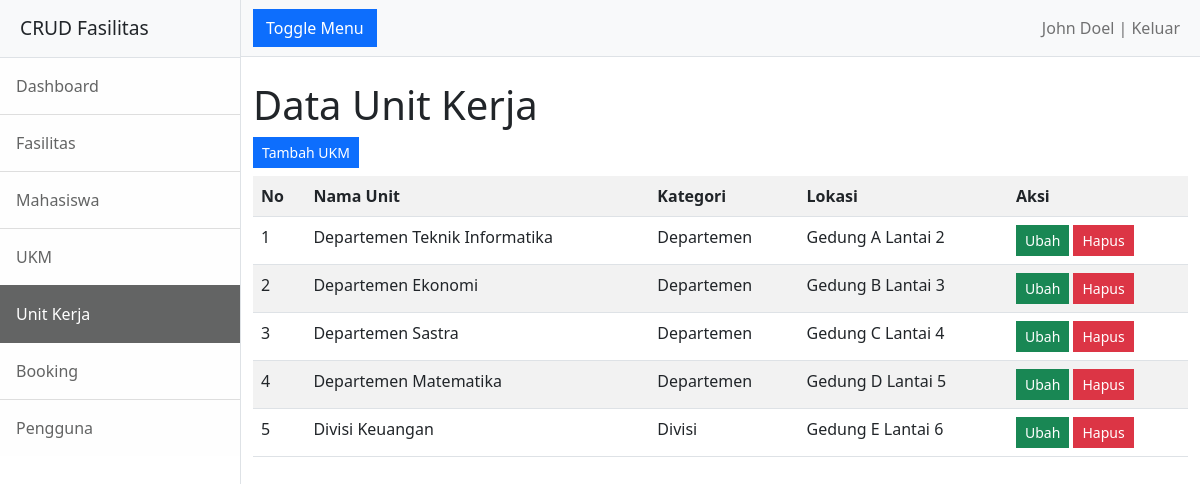
/unit-kerja/index.php (signed in), run on the app's committed database.
### tables this page shows
CREATE TABLE `unit_kerja` (
  `id_unit` int(11) NOT NULL,
  `nama_unit` varchar(255) NOT NULL,
  `kategori` varchar(255) NOT NULL,
  `lokasi` varchar(255) NOT NULL
);

### unit-kerja/functions.php (called while the page is built, shortened)
<?php
include "../conn.php";
function tampilUnit() {
    global $conn;
    $sql = "SELECT * FROM unit_kerja";
    $result = mysqli_query($conn, $sql);
    return $result;
}

### unit-kerja/index.php (the view, shortened to what this page needs)
<?php
include '../login_function.php';
?>
<!DOCTYPE html>
<html lang="en">
<head>
    <link href="../assets/css/styles.css" rel="stylesheet" />
</head>
<body>
    <div class="d-flex" id="wrapper">
        <div class="border-end bg-white" id="sidebar-wrapper">
            <div class="sidebar-heading border-bottom bg-light">CRUD Fasilitas</div>
            <div class="list-group list-group-flush">
                <a class="list-group-item list-group-item-action list-group-item-light p-3" href="../">Dashboard</a>
                <a class="list-group-item list-group-item-action list-group-item-light p-3" href="../fasilitas">Fasilitas</a>
                <a class="list-group-item list-group-item-action list-group-item-light p-3" href="../mahasiswa">Mahasiswa</a>
                <a class="list-group-item list-group-item-action list-group-item-light p-3" href="../ukm">UKM</a>
                <a class="list-group-item list-group-item-action list-group-item-light p-3 active" href="#">Unit Kerja</a>
                <a class="list-group-item list-group-item-action list-group-item-light p-3" href="../booking">Booking</a>
                <?php if($_SESSION['role'] == 'admin'){?>
                <a class="list-group-item list-group-item-action list-group-item-light p-3" href="../pengguna">Pengguna</a>
                <?php } ?>
            </div>
        </div>
        <div id="page-content-wrapper">
            <nav class="navbar navbar-expand-lg navbar-light bg-light border-bottom">
                <div class="container-fluid">
                    <button class="btn btn-primary rounded-0" id="sidebarToggle">Toggle Menu</button>
                    <div class="collapse navbar-collapse" id="navbarSupportedContent">
                        <ul class="navbar-nav ms-auto mt-2 mt-lg-0">
                            <li class="nav-item"><a class="nav-link" href="../logout.php"><?= $_SESSION['name'];?> | Keluar</a></li>
                        </ul>
                    </div>
                </div>
            </nav>
            <div class="container-fluid">
                <h1 class="mt-4">Data Unit Kerja</h1>
                <a href="tambah.php" class="btn btn-sm btn-primary mb-2 rounded-0">Tambah UKM</a>
                <table class="table table-striped table-hover">
                    <tr>
                        <th>No</th>
                        <th>Nama Unit</th>
                        <th>Kategori</th>
                        <th>Lokasi</th>
                        <th>Aksi</th>
                    </tr>
                    <?php
                        include 'functions.php';
                        $result = tampilUnit();
                        $i = 1;
                        while ($row = mysqli_fetch_assoc($result)) {
                    ?>
                    <tr>
                        <td><?= $i++; ?></td>
                        <td><?= $row['nama_unit']; ?></td>
                        <td><?= $row['kategori']; ?></td>
                        <td><?= $row['lokasi']; ?></td>
                        <td>
                            <a href="ubah.php?id_unit=<?= $row['id_unit']; ?>" class="btn btn-sm btn-success rounded-0">Ubah</a>
                            <a href="#" onclick="hapusUnit('<?= $row['id_unit']; ?>')" class="btn btn-sm btn-danger rounded-0">Hapus</a>
                        </td>
                    </tr>
                    <?php
                    }
                    ?>
                </table>
            </div>
        </div>
    </div>
</body>
</html>

### data on the page
unit_kerja: nama_unit "Departemen Teknik Informatika", kategori "Departemen", lokasi "Gedung A Lantai 2"
unit_kerja: nama_unit "Departemen Ekonomi", kategori "Departemen", lokasi "Gedung B Lantai 3"
unit_kerja: nama_unit "Departemen Sastra", kategori "Departemen", lokasi "Gedung C Lantai 4"
unit_kerja: nama_unit "Departemen Matematika", kategori "Departemen", lokasi "Gedung D Lantai 5"
unit_kerja: nama_unit "Divisi Keuangan", kategori "Divisi", lokasi "Gedung E Lantai 6"

### other printed values
$_SESSION['name'] "John Doel"
